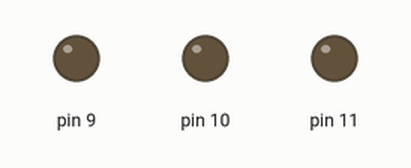
Bench run of a sketch on a simulated Arduino Uno, built with avr-gcc and run on an emulated ATmega328P. Parts: output pins drawn as LEDs (lit = HIGH).

Above: at 0.15 s.
Timing chart, 0 to 39.7 s (numbered marks = the images above):
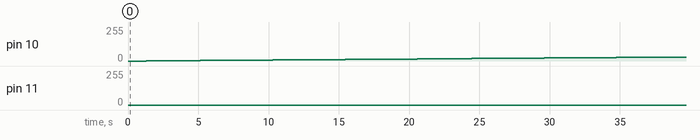

Measured:
- by itself, pin 10: moves from 0/255 to 30/255 over 37.3 s

The sketch:

HardwareInterfacingOpdr6.ino
```cpp
void setup(){
  //We stellen pin 9,10,11 in als OUTPUT voor de uitvoer van het signaal voor rood,blauw en groen voor de RGB led.
  pinMode(9, OUTPUT);
  pinMode(10, OUTPUT);
  pinMode(11, OUTPUT);
}

void loop(){
  //Vervolgens gaan we door middel van een nested for loop langs alle +- 17 miljoen verschillende kleurencombinaties
  for (int rood=0; rood <= 255; rood++)
  {
    for(int groen=0; groen <= 255; groen++)
    {
      for(int blauw=0; blauw <=255; blauw++)
      {
        //Deze waardes schrijven we telkens naar de rgb led en wachten daarna 5ms zodat de kleuren netjes in elkaar overlopen
        analogWrite(9, rood);
        analogWrite(10, groen);
        analogWrite(11, blauw);
        delay(5);
      }
    }
  }
}
```
